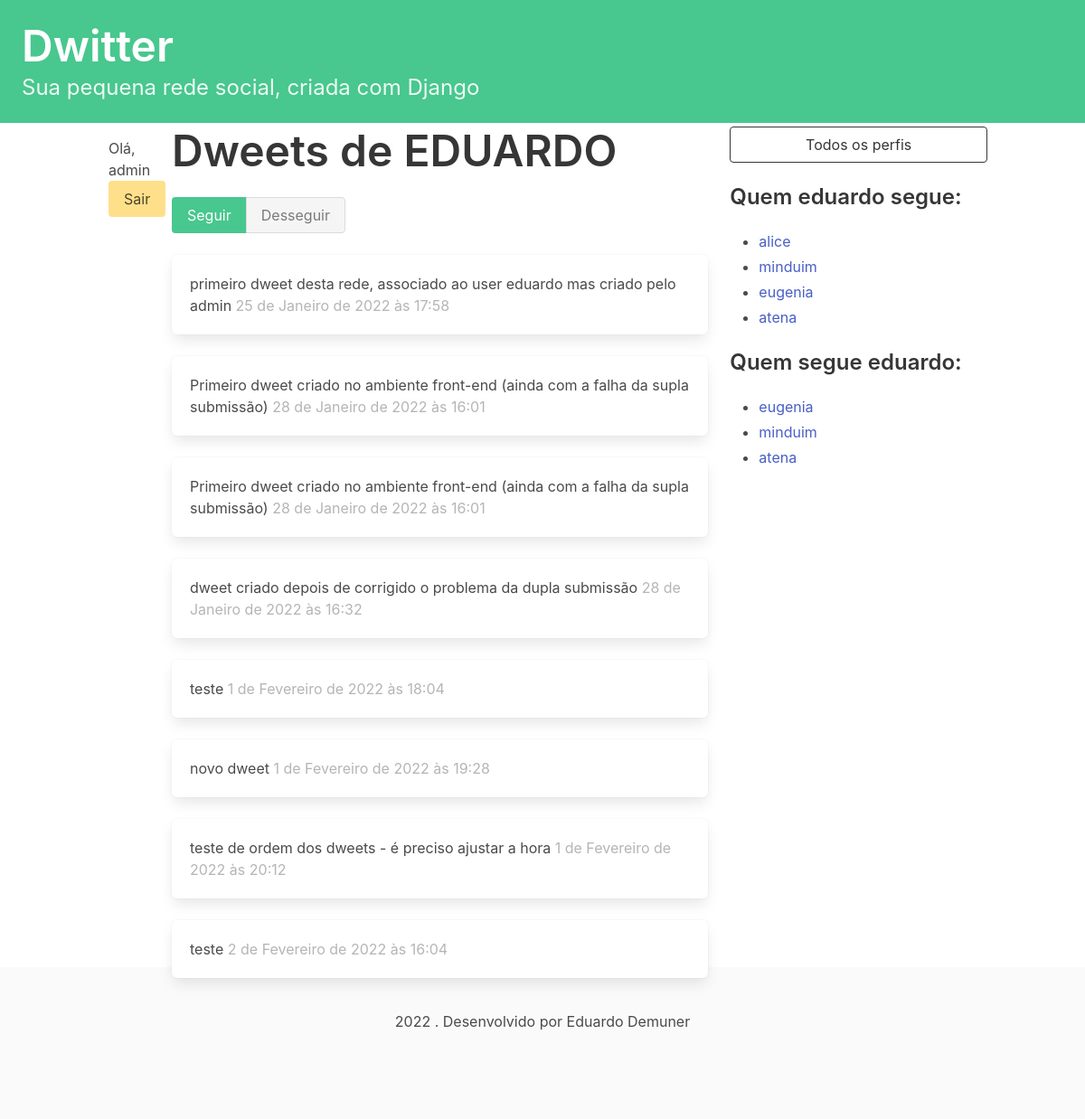
The app's page /profile/5 (signed in) with its own data.
### dwitter/models.py (models this page shows, shortened)
class Profile(models.Model):
    user = models.OneToOneField(User, on_delete=models.CASCADE)
    follows = models.ManyToManyField(
        "self",
        related_name="followed_by",
        symmetrical=False,
        blank=True
    )
    def __str__(self):
        return self.user.username

class Dweet(models.Model):
    user = models.ForeignKey(
        User, related_name="dweets", on_delete=models.DO_NOTHING
    )
    body = models.CharField(max_length=140)
    created_at = models.DateTimeField(auto_now_add=True)

### dwitter/views.py (the view, shortened to what this page needs)
# urls.py: path("profile/<int:pk>", profile, name="profile"),
@login_required(login_url='/login/')
def profile(request, pk):
    profile = Profile.objects.get(pk=pk)
    return render(request, "dwitter/profile.html", {"profile": profile})

### dwitter/templates/dwitter/profile.html (shortened to what this page needs)
{% extends 'base.html' %}
{% block content %}
<div class="columns">
    <div class="column">
        <div class="block">
            <h1 class="title is-1">
                Dweets de {{ profile.user.username|upper }}
            </h1>
            <form method="post">
                <div class="buttons has-addons">
                    {% if profile in user.profile.follows.all %}
                        <button class="button is-success is-static">Seguir</button>
                        <button class="button is-danger"
                        name="follow" value="unfollow">Desseguir</button>
                    {% else %}
                        <button class="button is-success"
                        name="follow" value="follow">Seguir</button>
                        <button class="button is-danger is-static">Desseguir</button>
                    {% endif %}
                </div>
            </form>
        </div>
        <div class="content">
    {% for dweet in profile.user.dweets.all %}
        <div class="box">
            {{ dweet.body }}
            <span class="is-small has-text-grey-light">
                {{ dweet.created_at }}
            </span>
        </div>
    {% endfor %}
</div>
    </div>
    <div class="column is-one-third">
        <div class=block>
            <a href="{% url 'dwitter:profile_list' %}">
                <button class="button is-dark is-outlined is-fullwidth">
                    Todos os perfis
                </button>
            </a>
        </div>
        <div class="block">
            <h3 class="title is-4">
                Quem {{ profile.user.username }} segue:
            </h3>
            <div class="content">
                <ul>
                    {% for following in profile.follows.all %}
                        <li>
                            <a href="{% url 'dwitter:profile' following.id %}">
                                {{ following }}
                            </a>
                        </li>
                    {% endfor %}
                </ul>
            </div>
        </div>
        <div class="block">
            <h3 class="title is-4">
                    Quem segue {{ profile.user.username }}:
            </h3>
            <div class="content">
                <ul>
                    {% for follower in profile.followed_by.all %}
                        <li>
                            <a href="{% url 'dwitter:profile' follower.id %}">
                                {{ follower }}
                            </a>
                        </li>
                    {% endfor %}
                </ul>
            </div>
        </div>
    </div>
</div>
{% endblock content %}

### dwitter/templates/base.html (shortened to what this page needs)
<!DOCTYPE html>
<html lang="pt-br">
<head>
    <link rel="stylesheet"
          href="https://cdn.jsdelivr.net/npm/bulma@0.9.3/css/bulma.min.css">
</head>
<body>
<a href="{% url 'dwitter:dashboard' %}">
  <section class="hero is-small is-success mb-4">
    <div class="hero-body">
        <h1 class="title is-1">Dwitter</h1>
        <p class="subtitle is-4">Sua pequena rede social, criada com Django</p>
    </div>
  </section>
</a>
<div class="container">
    <div class="columns">
        <div class="column is-1">
            {% if user.is_authenticated %}
                Olá, {{ user.username }}
                <a href="{% url 'dwitter:logout' %}">
                    <button class="button is-warning">
                        Sair
                    </button>
                </a>
            {% else %}
                tchau
            {% endif %}
        </div>
        {% block content %}
        {% endblock content %}
    </div>
</div>
<footer class="footer">
  <div class="content has-text-centered">
      2022 . Desenvolvido por Eduardo Demuner
  </div>
</footer>
</body>
</html>

### records on screen
Profile: user.username "EDUARDO", user.username "eduardo"
Dweet: body "primeiro dweet desta rede, associado ao user eduardo mas criado pelo admin", created_at "25 de Janeiro de 2022 às 17:58"
Dweet: body "Primeiro dweet criado no ambiente front-end (ainda com a falha da supla submissão)", created_at "28 de Janeiro de 2022 às 16:01"
Dweet: body "Primeiro dweet criado no ambiente front-end (ainda com a falha da supla submissão)", created_at "28 de Janeiro de 2022 às 16:01"
Dweet: body "dweet criado depois de corrigido o problema da dupla submissão", created_at "28 de Janeiro de 2022 às 16:32"
Dweet: body "teste", created_at "1 de Fevereiro de 2022 às 18:04"
Dweet: body "novo dweet", created_at "1 de Fevereiro de 2022 às 19:28"
Dweet: body "teste de ordem dos dweets - é preciso ajustar a hora", created_at "1 de Fevereiro de 2022 às 20:12"
Dweet: body "teste", created_at "2 de Fevereiro de 2022 às 16:04"
Profile: user.username "alice"
Profile: user.username "minduim"
Profile: user.username "eugenia"
Profile: user.username "atena"

### other values on screen
{{ user.username }} "admin"
